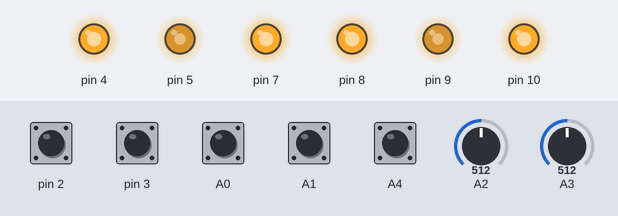
The sketch below on a simulated Arduino Uno, built with avr-gcc and run on an emulated ATmega328P. Parts: output pins drawn as LEDs (lit = HIGH). The inputs (shaded band) are chosen by the test bench; at power-on: A0, A1, A4, pin 2, pin 3 HIGH, A3 = 512, A2 = 512.

Above: at 1.2 s.
1.3 s: A3 set to 716
At 2.3 s:
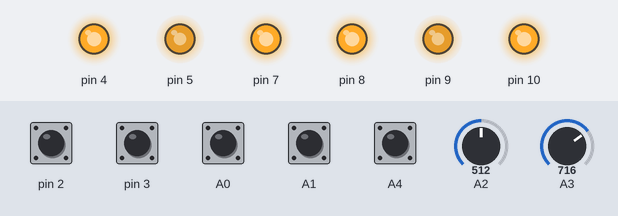
2.8 s: pin 2 pulled LOW for 0.15 s
At 4.1 s:
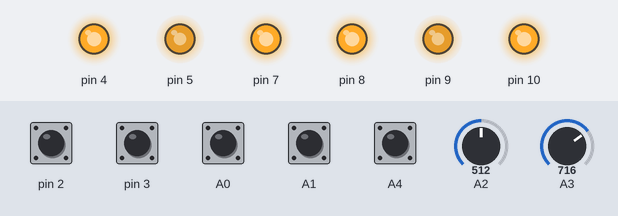
4.4 s: pin 3 pulled LOW for 0.15 s
At 5.4 s:
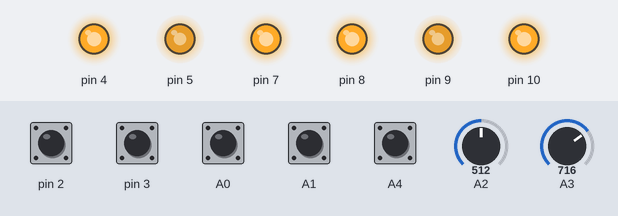
6.0 s: A0 pulled LOW for 0.15 s
At 6.1 s:
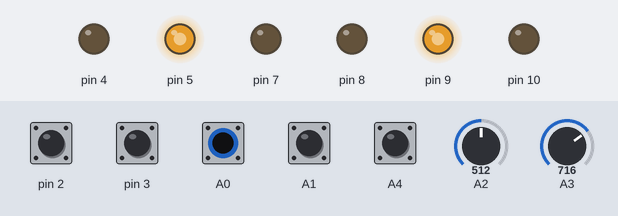
7.7 s: A1 pulled LOW for 0.15 s
At 7.77 s:
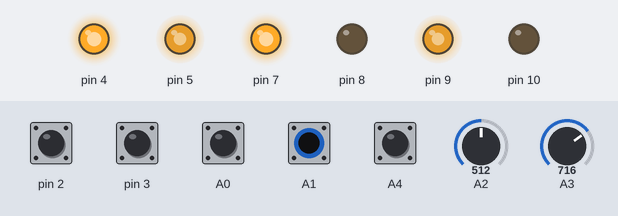
9.3 s: A4 pulled LOW for 0.15 s
At 9.37 s:
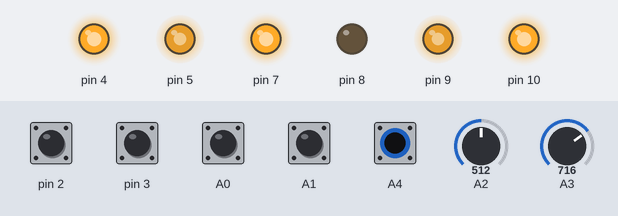
Timing chart, 0 to 11.9 s (numbered marks = the images above; inputs shaded):
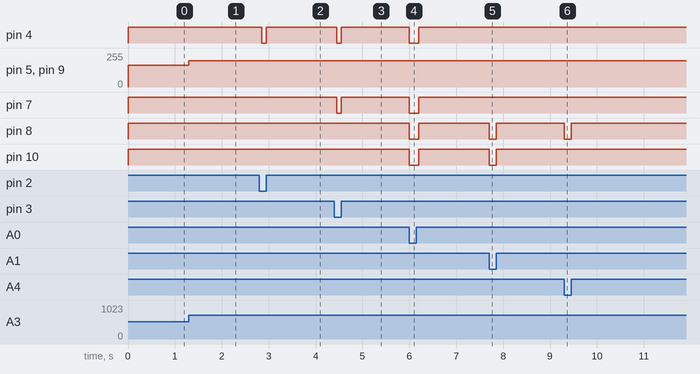

The sketch:

auto_run_test.ino
```cpp
int CHWM;
int JPWM;
void setup() {
  pinMode(2,INPUT_PULLUP);//DSC08正转输入
  pinMode(3,INPUT_PULLUP);//DSC08反转输入
  pinMode(A4,INPUT_PULLUP);//轴向小车正转输入
  pinMode(A1,INPUT_PULLUP);//轴向小车反转输入
   pinMode(A0,INPUT_PULLUP);//自动控制输出口
  pinMode(A2,INPUT);//DSC08速度控制
  pinMode(A3,INPUT);//轴向小车速度控制
  pinMode(7,OUTPUT);//DSC08正反转输出口
  pinMode(10,OUTPUT);//轴向小车正反转输出口
  pinMode(4,OUTPUT);//DSC08电源通断输出口
   pinMode(8,OUTPUT);//轴向小车电源通断输出口
  pinMode(5,OUTPUT);//DSC08_PWM波输出口
  pinMode(9,OUTPUT);//轴向小车PWM波输出口
  pinMode(6,INPUT_PULLUP);//DSC08刹车
  digitalWrite(4,1);//初始化小车的初始为停
  digitalWrite(8,1);//初始化轴向小车初始为停
  digitalWrite(6,1);//DSC08初始处于刹车状态
  digitalWrite(7,1);//初始化DSC08的方向
  digitalWrite(10,1);//初始化轴向小车的方向
    digitalWrite(12,0);//初始化水泵停止

  // put your setup code here, to run once:

}

void loop() {
  JPWM=map(analogRead(A2),0,1024,80,250);//获取DSC08的PWM信号
  CHWM=map(analogRead(A3),0,1024,80,250);//获取轴动小车的PWM信号
  analogWrite(9,CHWM);//轴向小车PWM输出
  analogWrite(5,CHWM);//DSC08PWM输出
if(digitalRead(A0)==1)//手动模式
    {
      car();
   }
 if(digitalRead(A0)==0)//自动模式
 {
      autocar();

 }

 //auto1(); // put your main code here, to run repeatedly:

}
void car()
{
   DSC08();
   SC0021();
}
//DSC08手动模式
void DSC08()
{
    if(digitalRead(2)==0&digitalRead(3)==1){
              delay(50);
              digitalWrite(4,0);//开启电机
              digitalWrite(6,0);//DSC08关闭刹车状态
              digitalWrite(7,1);//反向
          }
           if(digitalRead(2)==1&digitalRead(3)==0){
              delay(50);
              digitalWrite(4,0);//开启电机
              digitalWrite(6,0);//DSC08关闭刹车状态
              digitalWrite(7,0);
          }
          if(digitalRead(2)==0&digitalRead(3)==0){
              digitalWrite(4,1);
              digitalWrite(6,1);//DSC08关闭刹车状态
              digitalWrite(7,1);//反向
          }
           if(digitalRead(2)==1&digitalRead(3)==1){
             digitalWrite(4,1);
              digitalWrite(6,1);//DSC08关闭刹车状态
              digitalWrite(7,1);//反向
            }


}

void SC0021()
{
   if(digitalRead(A4)==0&digitalRead(A1)==1){
              digitalWrite(8,0);
              digitalWrite(10,1);
          }
           if(digitalRead(A4)==1&digitalRead(A1)==0){
              digitalWrite(8,0);
              digitalWrite(10,0);
          }
          if(digitalRead(A4)==0&digitalRead(A1)==0){
              digitalWrite(8,1);
              digitalWrite(10,1);
          }
           if(digitalRead(A4)==1&digitalRead(A1)==1){
              digitalWrite(8,1);
              digitalWrite(10,1);
            }
}
void autocar()
{
    int i;
    for(i=0;i<80;i++){
        up();
    }
     for(i=0;i<1;i++){
        stop1();
    }
    for(i=0;i<100;i++)
    {
      down();
    }
    for(i=0;i<1;i++){
        stop1();
    }
}
void up(){
    if(digitalRead(A0)==0){
            digitalWrite(8,0);
            digitalWrite(6,0);//DSC08关闭刹车状态
            digitalWrite(4,0);
            digitalWrite(7,0);
             digitalWrite(10,0);
            delay(100);
    }
}
void down(){
  if(digitalRead(A0)==0){
            digitalWrite(8,0);
            digitalWrite(6,0);//DSC08关闭刹车状态
            digitalWrite(4,0);
            digitalWrite(7,1);
             digitalWrite(10,1);
            delay(100);
    }

}
void stop1(){
  if(digitalRead(A0)==0){
            digitalWrite(4,1);
            digitalWrite(8,1);
             digitalWrite(6,1);//DSC08关闭刹车状态
            delay(100);
}
}
```

Measured:
- after the input at 1.3 s, pin 5, pin 9: 165/255 → 198/255 at once
- after the input at 2.8 s, pin 4: HIGH → LOW after 0.05 s, → HIGH 0.10 s later
- after the input at 4.4 s, pin 4, pin 7: HIGH → LOW after 0.05 s, → HIGH 0.10 s later
- after the input at 6.0 s, pin 4, pin 7, pin 8, pin 10: HIGH → LOW at once, → HIGH 0.20 s later
- after the input at 7.7 s, pin 8, pin 10: HIGH → LOW at once, → HIGH 0.15 s later
- after the input at 9.3 s, pin 8: HIGH → LOW at once, → HIGH 0.15 s later
